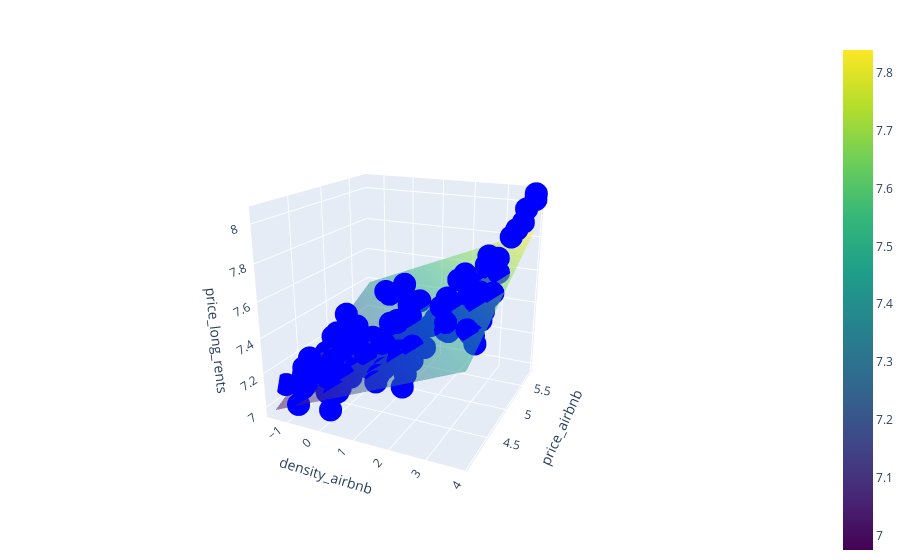

Here is the notebook cell this chart was saved with:
### Code cell
import numpy as np
import pandas as pd
import plotly.graph_objs as go
from sklearn.linear_model import LinearRegression

# 提取特征变量 X 和目标变量 Y
X = df_new[['density_airbnb', 'price_airbnb']]
Y = df_new['price_long_rents']

# 创建并训练线性回归模型
model = LinearRegression()
model.fit(X, Y)

# 预测目标变量 Y
Y_pred = model.predict(X)

# 创建网格点用于绘制回归平面
x1_range = np.linspace(df_new['density_airbnb'].min(), df_new['density_airbnb'].max(), 100)
x2_range = np.linspace(df_new['price_airbnb'].min(), df_new['price_airbnb'].max(), 100)
x1_grid, x2_grid = np.meshgrid(x1_range, x2_range)
X_grid = np.c_[x1_grid.ravel(), x2_grid.ravel()]
Y_grid = model.predict(X_grid)
Y_grid = Y_grid.reshape(x1_grid.shape)

# 创建 3D 散点图
trace_real_data = go.Scatter3d(
    x=df_new['density_airbnb'],
    y=df_new['price_airbnb'],
    z=df_new['price_long_rents'],
    mode='markers',
    marker=dict(size=8, color='blue'),
    name='真实值'
)

# 创建回归平面
trace_regression_surface = go.Surface(
    x=x1_grid,
    y=x2_grid,
    z=Y_grid,
    colorscale='Viridis',
    opacity=0.5,
    name='回归平面'
)

# 创建布局
layout = go.Layout(
    scene=dict(
        xaxis=dict(title='density_airbnb'),
        yaxis=dict(title='price_airbnb'),
        zaxis=dict(title='price_long_rents'),
    ),
    margin=dict(l=0, r=0, b=0, t=40),
)

# 创建图形
fig = go.Figure(data=[trace_real_data, trace_regression_surface], layout=layout)

# 显示图形
fig.show()

### Figure 1 — Plotly figure (JSON) as saved in the notebook; plotly's stock layout.template omitted (floating-point values rounded to 4 significant figures; data arrays with more than 128 entries replaced by an {"elided": "..."} marker saying what was removed)
{"data": [{"marker": {"color": "blue", "size": 8}, "mode": "markers", "name": "真实值", "type": "scatter3d", "x": {"elided": "130 float values"}, "y": {"elided": "130 float values"}, "z": {"elided": "130 float values"}}, {"colorscale": [[0, "#440154"], [0.1111, "#482878"], [0.2222, "#3e4989"], [0.3333, "#31688e"], [0.4444, "#26828e"], [0.5556, "#1f9e89"], [0.6667, "#35b779"], [0.7778, "#6ece58"], [0.8889, "#b5de2b"], [1, "#fde725"]], "name": "回归平面", "opacity": 0.5, "type": "surface", "x": {"elided": "100x100 float values"}, "y": {"elided": "100x100 float values"}, "z": {"elided": "100x100 float values"}}], "layout": {"autosize": true, "margin": {"b": 0, "l": 0, "r": 0, "t": 40}, "scene": {"aspectmode": "auto", "aspectratio": {"x": 1, "y": 1, "z": 1}, "camera": {"center": {"x": 0, "y": 0, "z": 0}, "eye": {"x": 1.211, "y": -2.559, "z": 1.02}, "projection": {"type": "perspective"}, "up": {"x": 0.03514, "y": -0.01929, "z": 0.9992}}, "xaxis": {"title": {"text": "density_airbnb"}, "type": "linear"}, "yaxis": {"title": {"text": "price_airbnb"}, "type": "linear"}, "zaxis": {"title": {"text": "price_long_rents"}, "type": "linear"}}}}
